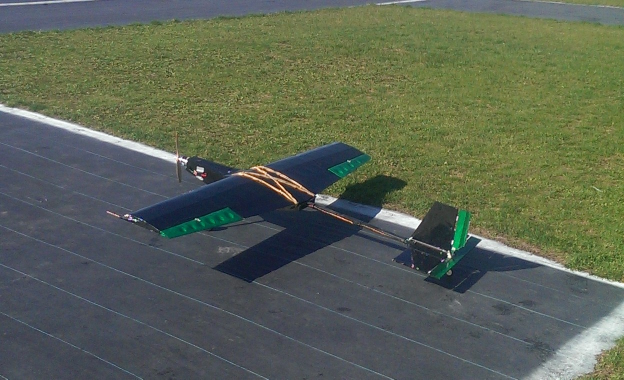
//> input picture Documents/Readme_Images/phanSneeze.jpg, 1248 x 759 px (shown at 1/2 size)
$ ./main   (built with g++ and OpenCV 4)
//> lines starting //> are read from the running program, lines starting //| are printed output that depends on the picture; after the words box and inside, x2 and y2 are one past the last pixel; in counts of white or black regions, pixels touching at a corner belong together
### kernels.h
#ifndef KERNELS_H
#define KERNELS_H
#include <array>

template<class T, size_t Rows, size_t Cols> using matrix = std::array<std::array<T, Cols>, Rows>;

float sobelx[3][3] =  { {-1, 0, 1}, {-2, 0, 2}, {-1, 0, 1} };
float sobely[3][3] = { {1, 2, 1}, {0, 0, 0}, {-1, -2, -1} };
float prewittx[3][3] = { {-1, 0, 1}, {-1, 0, 1}, {-1, 0, 1} };
float prewitty[3][3] = { {-1, -1, -1}, {0, 0, 0}, {1, 1, 1} };
float robertsx[2][2] = { {1, 0}, {0, -1} };
float robertsy[2][2] = { {0, 1}, {-1, 0} };
float scharrx[3][3] = { {-3, 0, 3}, {-10, 0, 10}, {-3, 0, 3} };
float scharry[3][3] = { {-3, -10, 3}, {0, 0, 0}, {3, 10, 3} };
float sobel5x[5][5] = { {-1, -2, 0, 2, 1}, {-4, -8, 0, 8, 4}, {-6, -12, 0, 12, 6}, {-4, -8, 0, 8, 4}, {-1, -2, 0, 2, 1} };
float sobel5y[5][5] = { {1, 4, 6, 4, 1}, {2, 8, 12, 8, 2}, {0, 0, 0, 0, 0}, {-2, -8, -12, -8, -2}, {-1, -4, -6, -4, -1} };
#endif // KERNELS_H

### main.cpp
/*
		//                  EC526 Project: Canny Edge Dectection                                           //
		//                                                                                                 //
		//            Authors: Fuyao Wang, Mingdao Che, Pat rick Ntwari                                    //
		//                                                                                                 //
		// Introction: The codes is for EC526-Spring2020. And two prosopals for this project:              //
		//                                                                                                 //
		// 1.It mainly contains four main steps to figure out the final results which is: GaussianBlur,    //
		// Image Gradient Calculation,  Non-max-Suppression and threshold filter.                          //
		//                                                                                                 //
		// 2. Using the openMP as the parallelization method to comparing different running time between   //
		// different kernals.                                                                              //


		Date: 4/27/2020
*/

/*
	 The Head file of the project.
*/
#include "pch.h" // pre-compiled header for visual studio.
#include <stdio.h>
#include <stdlib.h>
#include <iostream>
#include <fstream>
#include <chrono>
#include "kernels.h" // Head file for differnt kernals of gradient calculation.
#include "opencv2/core.hpp"  //OpenCV lib.
#include "opencv2/imgproc.hpp" //OpenCV lib.
#include "opencv2/highgui.hpp" //OpenCV lib.
#include "omp.h" // OpenMP head file.
#include "mpi.h" // MPI head file

/*
	Global constant Delaration.
*/
#define M_PI 3.14159265358979323846
#define mode 4// 1 for sobel, 2 for prewitt, 3 for Robert, 4 for 5X Sobel, else scharr

using namespace cv;
using namespace std;

/*
  Function Delaration.
*/
bool checkExistence(string filename); // Check whether image exists.
void CannyProcess(); // Canny dector.
void GaussianBlur_sigma();
void Gradient_Images();
void NonMaxSuppress();
void DoubleThreshold_Hysteresis(int, int);
void convuloution(float** x, float** y, int sobelRad, int sobelWidth); // colvolution for 3X3.
void convuloution_2(float** x, float** y, int sobelRad, int sobelWidth);  // colvolution for 2X2.
void convuloution_5(float** x, float** y, int sobelRad, int sobelWidth); // colvolution for 5X5.
float** matrixgenerator(int col, int row);


/*
  Function Variables Delaration.
*/
Mat OImage; // Original Image Mat
Mat BImage; // blured Image Mat
Mat EMImage; // edgeMag Image Mat
Mat EAImage; // edgeAng Image Mat
Mat TEImage; // thinEdge Image Mat
Mat DTImage; // Threshold Edge Image Mat
int Convert_Radius, KernelWidth = 0;
float avgGradient = 0.0, var = 0.0;

int main(int argc, char** argv)
{
	Mat outs;
	//int coreNum = omp_get_num_procs(); // Show the process of parallel
	//std::cout << "The number of processes:"<< coreNum <<std::endl;
	string filename = "./image/phanSneeze.jpg";
	OImage = imread(filename, 0);
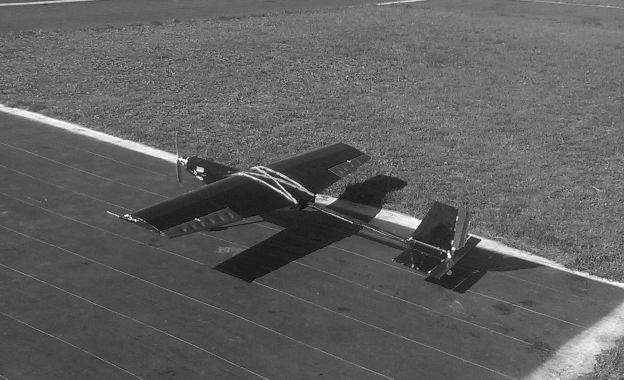
//> OImage: 759 rows x 1248 cols, CV_8UC1 (shown at 1/2 size); min 2, max 255, mean 96

	printf("-----------------------Program---Start---------------------------------\n");
	printf("Existence: %d\n", checkExistence(filename));
	printf("Image Size: %d X %d\n", OImage.rows, OImage.cols);
//| Image Size: 759 X 1248
	printf("-----------------------------------------------------------------------\n");
	printf("-----------------------Canny---Process---------------------------------\n");
	CannyProcess();
	printf("-----------------------------------------------------------------------\n");
	printf("----------------------Image----Storage---------------------------------\n");
	imwrite("OImage.jpg", OImage);
	imwrite("BImage.jpg", BImage);
	imwrite("EMImage.jpg", EMImage);
	imwrite("EAImage.jpg", EAImage);
	imwrite("TEImage.jpg", TEImage);
	imwrite("DTImage.jpg", DTImage);
	printf("-----------------------------------------------------------------------\n");
	//release memory
	BImage.setTo(Scalar(0));
	EMImage.setTo(Scalar(0));
	EAImage.setTo(Scalar(0));
	TEImage.setTo(Scalar(0));
	DTImage.setTo(Scalar(0));
	Convert_Radius = 0;
	KernelWidth = 0;
	printf("-----------------------Program----End------------------------ ---------\n");
	return 0;
}


void CannyProcess()
{
	auto begin = chrono::high_resolution_clock::now();
	GaussianBlur_sigma(); //gaussian blurring
	Gradient_Images(); // gradient calculation
	NonMaxSuppress(); // non maximun suppression
	auto end = chrono::high_resolution_clock::now();
	auto time = chrono::duration_cast<chrono::microseconds>(end - begin);
	cout << "Time elapsed (/microseconds): " << time.count() << endl;

	DoubleThreshold_Hysteresis(13, 25);

}

void GaussianBlur_sigma()
{
	// # of rows and cols
	int rs = OImage.rows;
//> rs = 759
	int cs = OImage.cols;
//> cs = 1248

	int ost = 2;

	// gaussian kernel with standard deviation of 1 along with the sum of elements
	const int8_t kernel[] = { 1,4,7,4,1,
						  4,16,26,16,4,
						  7,26,41,26,7,
						  4,16,26,16,4,
						  1,4,7,4,1 };
	const int kernelDiv = 273;

	const int8_t kernel14[] = { 2,4,5,4,2,
						  4,9,12,9,4,
						  5,12,15,12,5,
						  4,9,12,9,4,
						  2,4,5,4,2 };
	const int kernelDiv114 = 115;

	//clone original image
	BImage = OImage.clone();

	//perform convolve
	#pragma omp parallel for num_threads(4)
	for (int i = 0; i < rs; i++) {
		for (int j = 0; j < cs; j++) {
			if ((i < ost) || (i >= rs - ost) || (j < ost) || (j >= cs - ost)) {
				BImage.at<uchar>(i, j) = OImage.at<uchar>(i, j);
				continue;
			}
			int count = 0;
			double conv = 0;
			for (int x = 0; x < (ost * 2) + 1; x++) {
				for (int y = 0; y < (ost * 2) + 1; y++) {
					conv += kernel[count] * (double)(OImage.at<uchar>(i + x - ost,
						j + y - ost));
					count++;
				}
			}
			BImage.at<uchar>(i, j) = conv / kernelDiv;
		}
	}
	#pragma omp barrier
}

void Gradient_Images()
{
	EMImage = Mat::zeros(BImage.rows, BImage.cols, CV_8UC1); // Initialize the Mag output
	EAImage = Mat::zeros(BImage.rows, BImage.cols, CV_8UC1); // Initialize the angle output

	if (mode == 1) {
		float** xkernel = new float* [3]; // For sobel kernal
		float** ykernel = new float* [3];
		for (int x_i = 0; x_i < 3; x_i++)
		{
			xkernel[x_i] = new float [3];
			ykernel[x_i] = new float [3];
			memcpy(xkernel[x_i], sobelx[x_i], 3 * sizeof(float));
			memcpy(ykernel[x_i], sobely[x_i], 3 * sizeof(float));
		}

		convuloution(xkernel, ykernel, 1, 3);
	}
	else if (mode == 2)
	{
		float** xkernel = new float*[3]; // for prewitt
		float** ykernel = new float*[3];
		for (int x_i = 0; x_i < 3; x_i++)
		{
			xkernel[x_i] = new float[3];
			ykernel[x_i] = new float[3];
			memcpy(xkernel[x_i], prewittx[x_i], 3 * sizeof(float));
			memcpy(ykernel[x_i], prewitty[x_i], 3 * sizeof(float));
		}

		convuloution(xkernel, ykernel, 1, 3);
	}
	else if (mode == 3)
	{
		float** xkernel = new float*[2]; // for robert
		float** ykernel = new float*[2];
		for (int x_i = 0; x_i < 2; x_i++)
		{
			xkernel[x_i] = new float[2];
			ykernel[x_i] = new float[2];
			memcpy(xkernel[x_i], robertsx[x_i], 2 * sizeof(float));
			memcpy(ykernel[x_i], robertsy[x_i], 2 * sizeof(float));
		}

		convuloution_2(xkernel, ykernel, 1, 2);
	}
	else if (mode == 4)
	{
		float** xkernel = new float*[5]; // for 5*5 sobel
		float** ykernel = new float*[5];
		for (int x_i = 0; x_i < 5; x_i++)
		{
			xkernel[x_i] = new float[5];
			ykernel[x_i] = new float[5];
			memcpy(xkernel[x_i], sobel5x[x_i], 5 * sizeof(float));
			memcpy(ykernel[x_i], sobel5y[x_i], 5 * sizeof(float));
		}

		convuloution_5(xkernel, ykernel, 2, 5);
	}

	else {
		float** xkernel = new float*[3]; //  for scharr
		float** ykernel = new float*[3];
		for (int x_i = 0; x_i < 3; x_i++)
		{
			xkernel[x_i] = new float[3];
			ykernel[x_i] = new float[3];
			memcpy(xkernel[x_i], scharrx[x_i], 3 * sizeof(float));
			memcpy(ykernel[x_i], scharry[x_i], 3 * sizeof(float));
		}

		convuloution(xkernel, ykernel, 1, 3);
	}
}

// covolution functions for gradient caluate.
// [146 lines left out: functions convuloution, convuloution_2, not called in this run]

void convuloution_5(float** xkernel, float** ykernel, int sobelRad, int sobelWidth)
{
//> called with sobelRad = 2, sobelWidth = 5

	int sumGradient = 0;
	#pragma omp parallel for num_threads(4)
	for (int i = 0; i < BImage.rows; i++)
	{
		for (int j = 0; j < BImage.cols; j++)
		{
			// Declaring boundary pixel.
			if (i == sobelRad - 1 || i == sobelRad - 2 || i == BImage.rows - sobelRad || i == BImage.rows - sobelRad + 1 || j == sobelRad - 1 || j == sobelRad - 2 || j == BImage.cols - sobelRad || j == BImage.cols - sobelRad + 1)
			{
				EMImage.at<uchar>(i, j) = 0;
				EAImage.at<uchar>(i, j) = 255;
				//printf("%d\t%d\n", i, j);
			}
			else
			{
				int sumX = 0;
				int sumY = 0;
				// Convoluton with kernals.
				for (int x = 0; x < sobelWidth; x++)
					for (int y = 0; y < sobelWidth; y++)
					{
						//printf("%d\t%d\t%d\t%d%d\t%d\n", i, j, x, y, xkernel[x][y], ykernel[x][y]);
						sumX += xkernel[x][y] * BImage.at<uchar>(i + x - sobelRad, j + y - sobelRad);
						sumY += ykernel[x][y] * BImage.at<uchar>(i + x - sobelRad, j + y - sobelRad);
						//printf("%d\t%d\t%d\t%d%d\t%d\n", i, j, x, y, sumX, sumY);
					}

				int mag = sqrt(sumX*sumX + sumY * sumY);
				if (mag > 255)  mag = 255;
				EMImage.at<uchar>(i, j) = mag;

				sumGradient += mag;


				int ang = (atan2(sumY, sumX) / M_PI) * 180;
				//  Angle
				//4 angle, 0 45 90 135
				if (((ang < 22.5) && (ang >= -22.5)) || (ang >= 157.5) || (ang < -157.5))
					ang = 0;
				if (((ang >= 22.5) && (ang < 67.5)) || ((ang < -112.5) && (ang >= -157.5)))
					ang = 45;
				if (((ang >= 67.5) && (ang < 112.5)) || ((ang < -67.5) && (ang >= -112.5)))
					ang = 90;
				if (((ang >= 112.5) && (ang < 157.5)) || ((ang < -22.5) && (ang >= -67.5)))
					ang = 135;
				EAImage.at<uchar>(i, j) = ang;

			}
		}
	}
//> this loop made 759 passes
//> sumGradient on passes 1 to 3: 0, 0, 212307
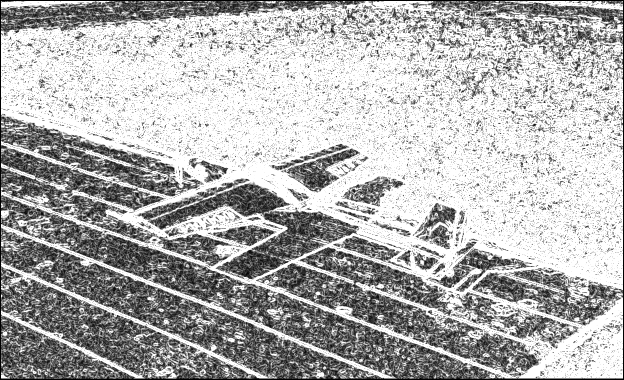
//> EMImage: 759 rows x 1248 cols, CV_8UC1 (shown at 1/2 size); min 0, max 255, mean 176.6
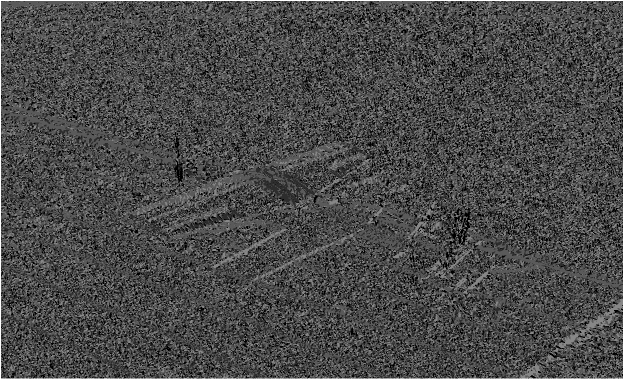
//> EAImage: 759 rows x 1248 cols, CV_8UC1 (shown at 1/2 size); min 0, max 255, mean 73.9
//> after the loop, sumGradient = 167296098

	#pragma omp barrier

	avgGradient = float(sumGradient) / float(BImage.cols * BImage.rows);
//> avgGradient = 176.6
	printf("average gradient: %.2f\n", avgGradient);
//| average gradient: 176.62

	float sumVar = 0;
	// calculate the avg.
	for (int i = 0; i < BImage.rows; i++)
	{
		for (int j = 0; j < BImage.cols; j++)
		{
			sumVar += (EMImage.at<uchar>(i, j) - avgGradient) * (EMImage.at<uchar>(i, j) - avgGradient);
		}
	}
//> this loop made 759 passes
//> sumVar on passes 1 to 3: 38929240, 77856856, 85893856
//> after the loop, sumVar = 6.72e+09

	var = sqrt(sumVar / (BImage.cols * BImage.rows));
//> var = 84.23
	printf("average gradient: %.2f\n", var);
//| average gradient: 84.23
}

void NonMaxSuppress()
{
	TEImage = EMImage.clone();
	int m = TEImage.rows, n = TEImage.cols;
//> m = 759; n = 1248

	#pragma omp parallel for num_threads(4)
	for (int i = 0; i < m; i++)
	{
		for (int j = 0; j < n; j++)
		{
			if (i == 0 || i == m - 1 || j == 0 || j == n - 1) {
				TEImage.at<uchar>(i, j) = 0;
			}
			else
			{
				switch (EAImage.at<uchar>(i, j)) {
					//0 degree direction, left and right
				case 0:
					if (EMImage.at<uchar>(i, j) < EMImage.at<uchar>(i, j + 1) || EMImage.at<uchar>(i, j) < EMImage.at<uchar>(i, j - 1))
						TEImage.at<uchar>(i, j) = 0;
					break;
					//45 degree direction,up right and down left
				case 45:
					if (EMImage.at<uchar>(i, j) < EMImage.at<uchar>(i + 1, j - 1) || EMImage.at<uchar>(i, j) < EMImage.at<uchar>(i - 1, j + 1))
						TEImage.at<uchar>(i, j) = 0;
					break;
					//90 degree direction, up and down
				case 90:
					if (EMImage.at<uchar>(i, j) < EMImage.at<uchar>(i + 1, j) || EMImage.at<uchar>(i, j) < EMImage.at<uchar>(i - 1, j))
						TEImage.at<uchar>(i, j) = 0;
					break;
					//135 degree direction, up left and down right
				case 135:
					if (EMImage.at<uchar>(i, j) < EMImage.at<uchar>(i - 1, j - 1) || EMImage.at<uchar>(i, j) < EMImage.at<uchar>(i + 1, j + 1))
						TEImage.at<uchar>(i, j) = 0;
					break;
				}
			}
		}
	}
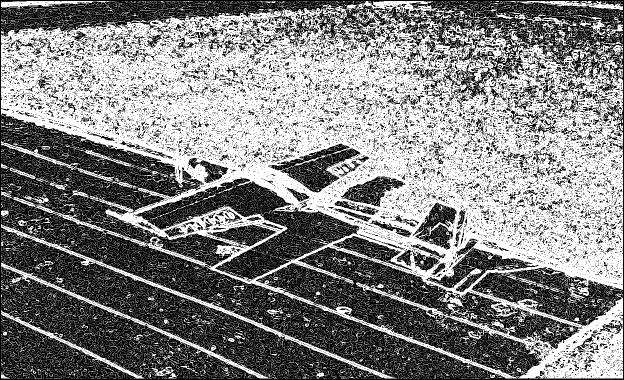
//> TEImage: 759 rows x 1248 cols, CV_8UC1 (shown at 1/2 size); min 0, max 255, mean 131.1
	#pragma omp barrier
}


void DoubleThreshold_Hysteresis(int low, int high)
{
//> called with low = 13, high = 25
	DTImage = TEImage.clone();

	for (int i = 0; i < DTImage.rows; i++)
	{
		for (int j = 0; j < DTImage.cols; j++)
		{
			if (TEImage.at<uchar>(i, j) > high)
				DTImage.at<uchar>(i, j) = 255;
			else if (TEImage.at<uchar>(i, j) < low)
				DTImage.at<uchar>(i, j) = 0;
			else
			{
				bool strong = false; // c
				bool weakLink = false;// c
				for (int x = i - 1; x < i + 2; x++)
				{
					for (int y = j - 1; y < j + 2; y++)
					{
						if (x <= 0 || y <= 0 || x > DTImage.rows || y > DTImage.cols)
							continue;
						else
						{
							if (TEImage.at<uchar>(x, y) > high)
							{
								DTImage.at<uchar>(i, j) = 255;
								strong = true;
								break;
							}
							else if (TEImage.at<uchar>(x, y) <= high && TEImage.at<uchar>(x, y) >= low)
								weakLink = true;
						}
					}
					if (strong)    break;
				}
				if (!strong && weakLink)
					for (int x = i - 2; x < i + 3; x++)
					{
						for (int y = j - 2; y < j + 3; y++)
						{
							if (x < 0 || y < 0 || x > DTImage.rows || y > DTImage.cols)
								continue;
							else
							{
								if (TEImage.at<uchar>(x, y) > high)
								{
									DTImage.at<uchar>(i, j) = 255;
									strong = true;
									break;
								}
							}
						}
						if (strong)    break;
					}
				if (!strong)   DTImage.at<uchar>(i, j) = 0;
			}
		}
	}
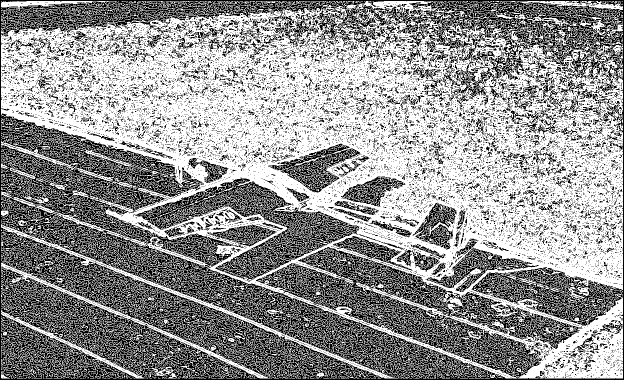
//> DTImage: 759 rows x 1248 cols, CV_8UC1 (shown at 1/2 size); 57.8% white; black in thin lines or dots
//> in main, `BImage.setTo(Scalar(0));`: BImage: 759 rows x 1248 cols, CV_8UC1; every value is 0
}

bool checkExistence(std::string filename)
{
	std::ifstream f;
	f.open(filename);

	return f.is_open();
}

$ run again, with Documents/Readme_Images/general_1.PNG saved as Documents/Readme_Images/phanSneeze.jpg
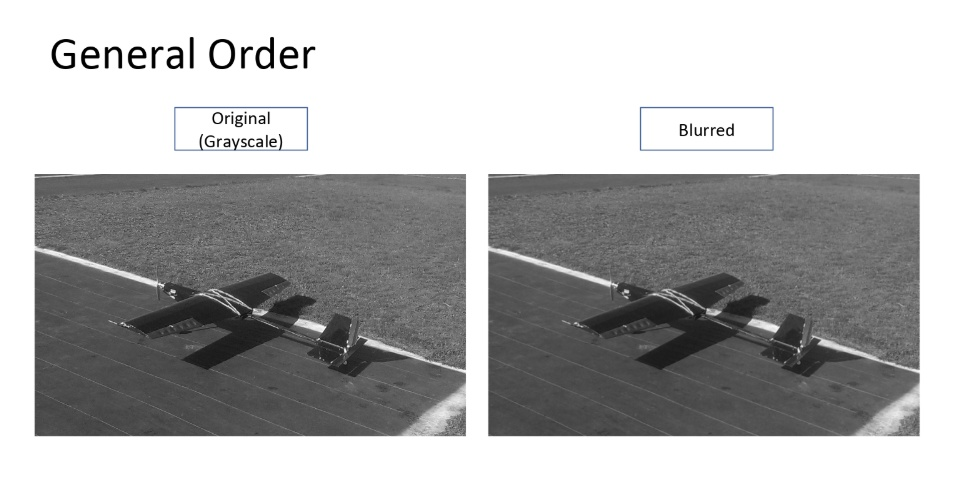
//> input picture Documents/Readme_Images/general_1.PNG, 953 x 481 px
//| Image Size: 481 X 953
//> the loop in convuloution_5, `for (int i = 0; i < BImage.rows; i++)` made 481 passes
//> sumGradient on passes 1 to 3: 0, 0, 0
//> after the loop in convuloution_5, `for (int i = 0; i < BImage.rows; i++)`:
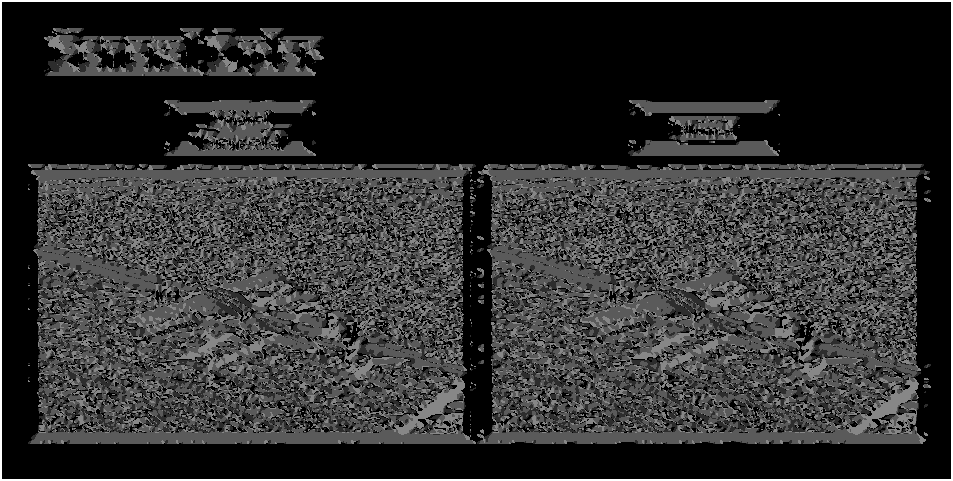
//> EAImage: 481 rows x 953 cols, CV_8UC1; min 0, max 255, mean 46.6
//> after the loop in convuloution_5, `for (int i = 0; i < BImage.rows; i++)`: sumGradient = 46682164
//> avgGradient = 101.8
//| average gradient: 101.84
//> the loop in convuloution_5, `for (int i = 0; i < BImage.rows; i++)` made 481 passes
//> sumVar on passes 1 to 3: 9883639, 19767490, 29652006
//> after the loop in convuloution_5, `for (int i = 0; i < BImage.rows; i++)`: sumVar = 5.3e+09
//> var = 107.5
//| average gradient: 107.53
//> after the loop in DoubleThreshold_Hysteresis, `for (int i = 0; i < DTImage.rows; i++)`:
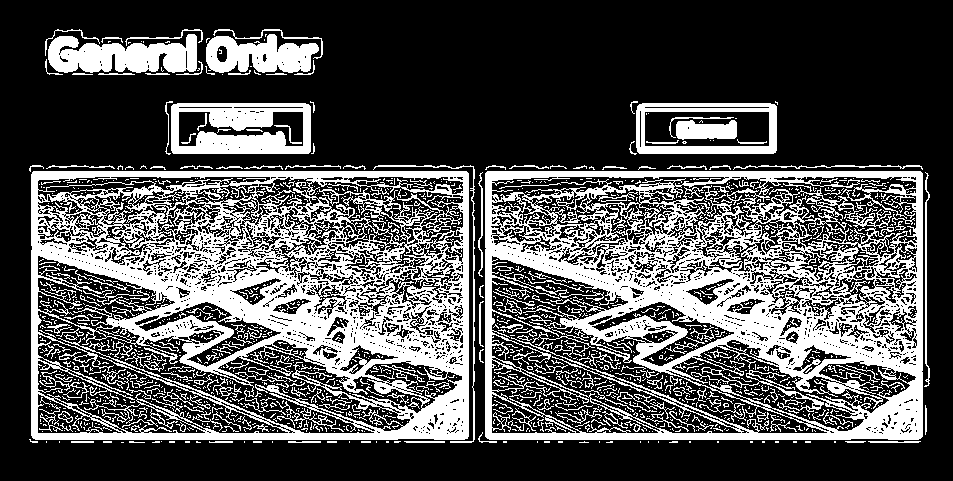
//> DTImage: 481 rows x 953 cols, CV_8UC1; 32% white; 1805 white regions (1547 under 20 px), largest, box (x1, y1, x2, y2) and area: (31, 171, 469, 440) 56957, (485, 171, 923, 440) 53620, (171, 103, 311, 154) 4812
